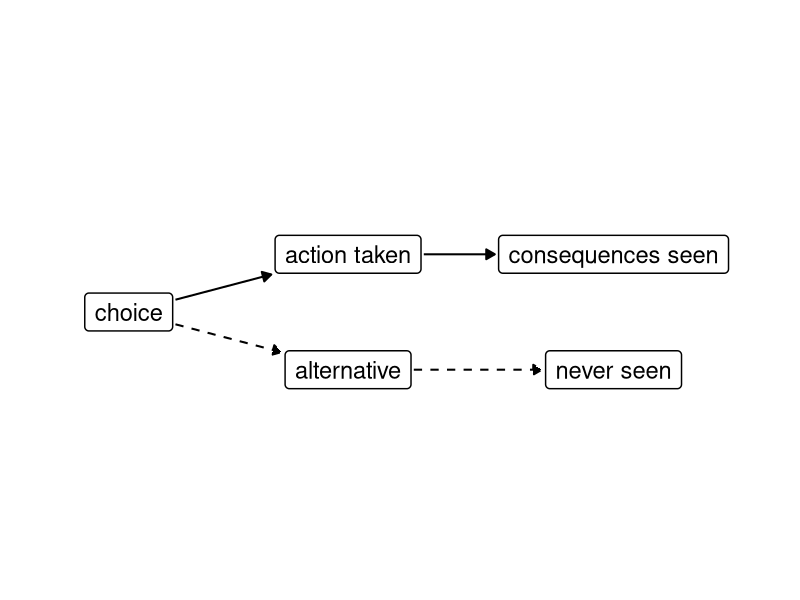
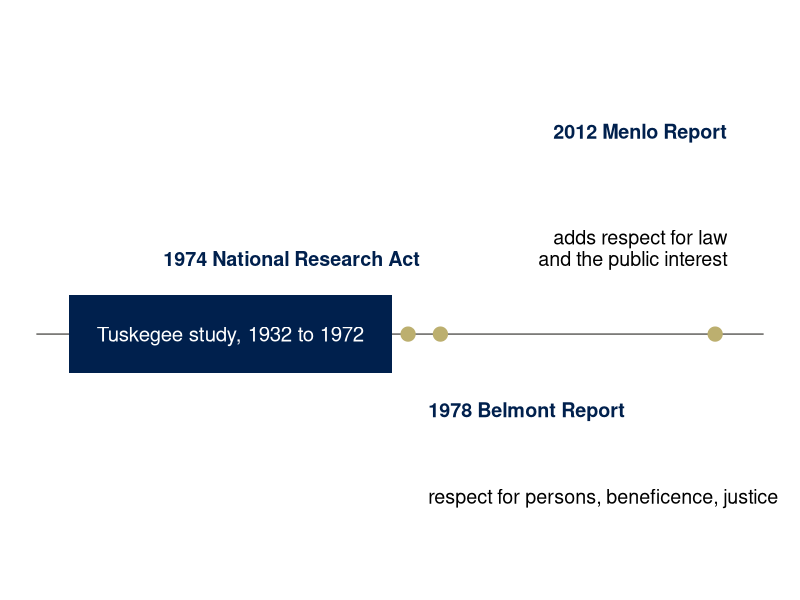
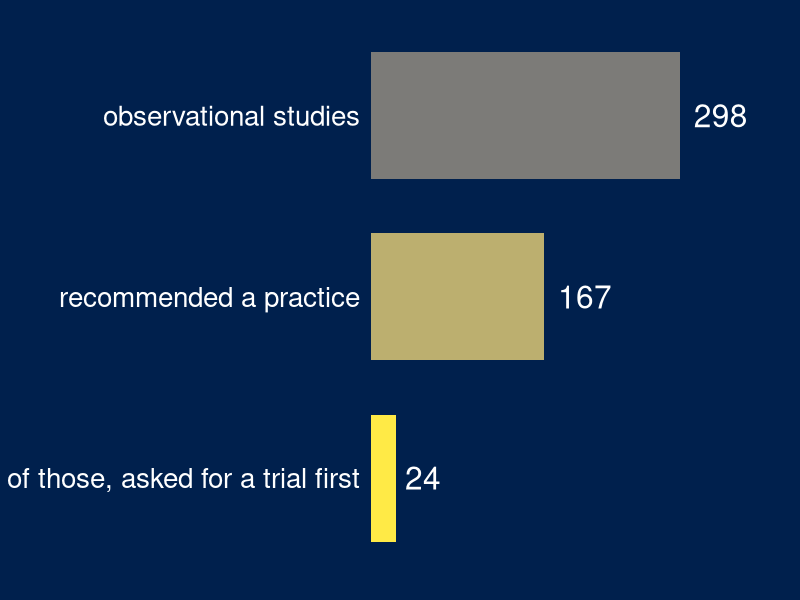
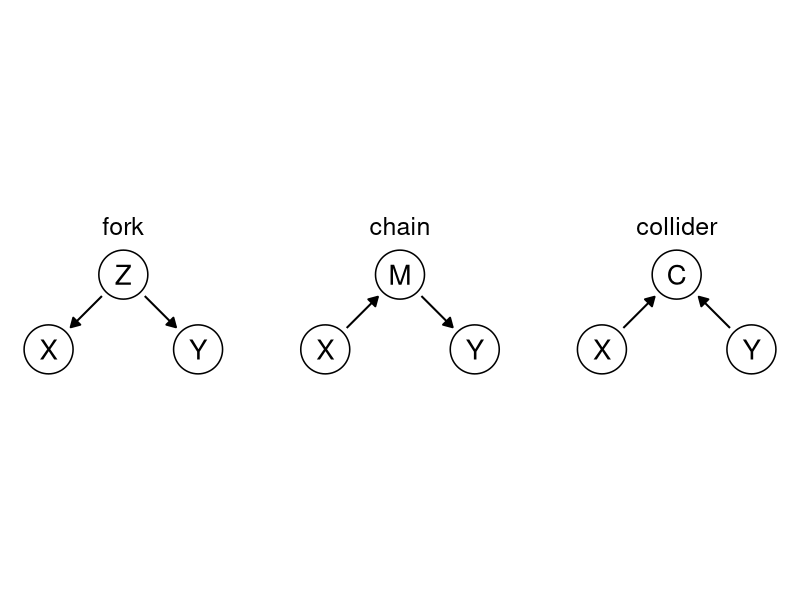
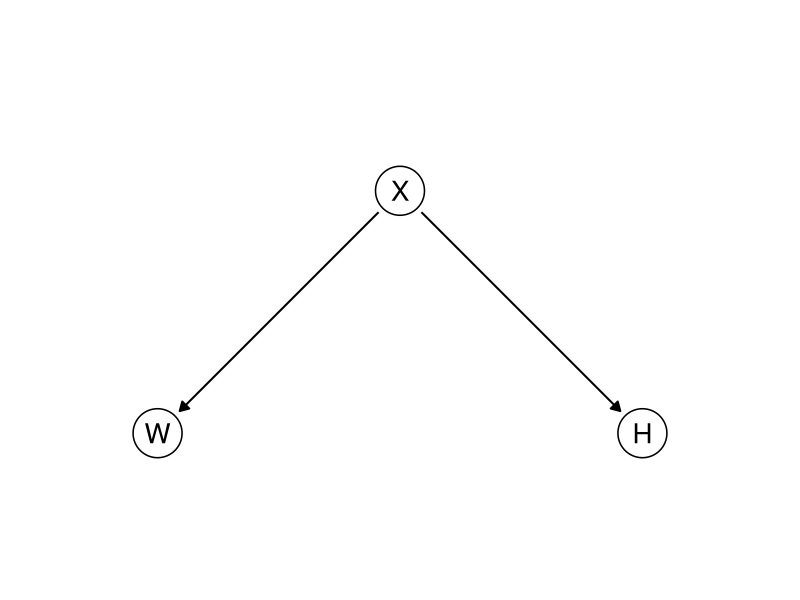
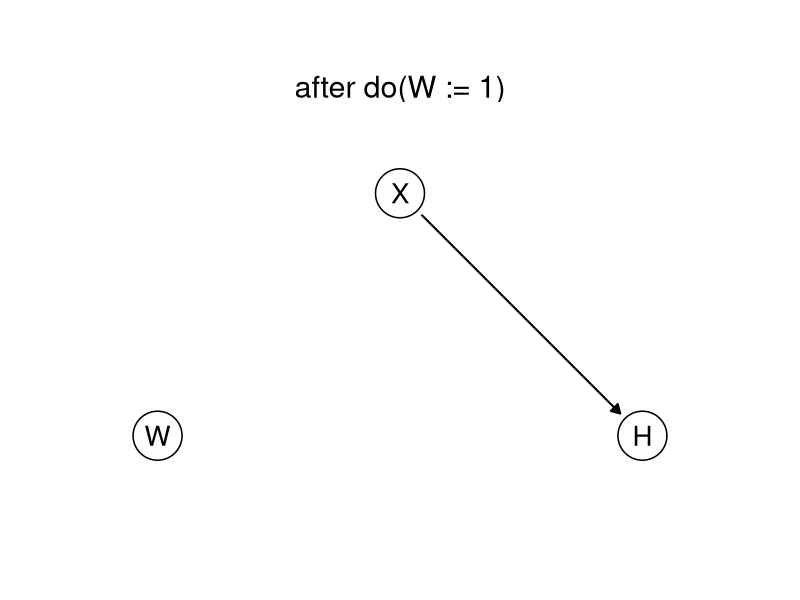
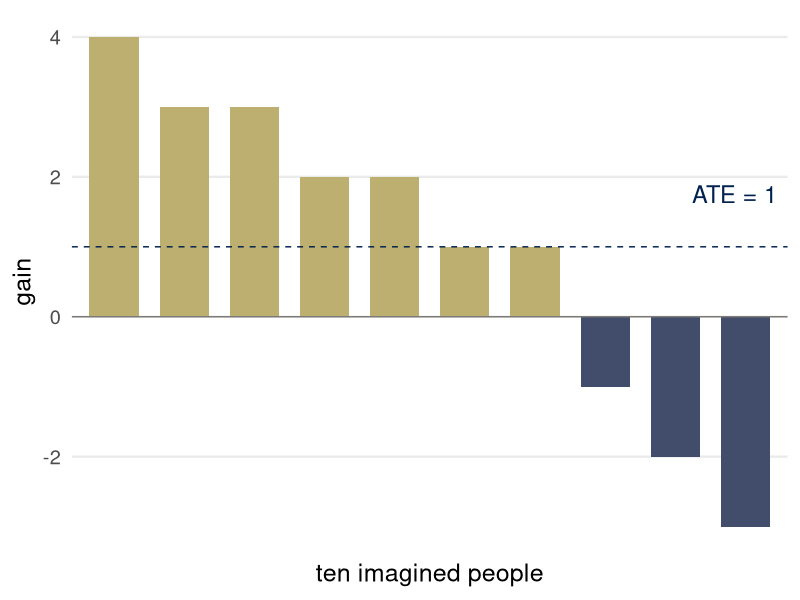
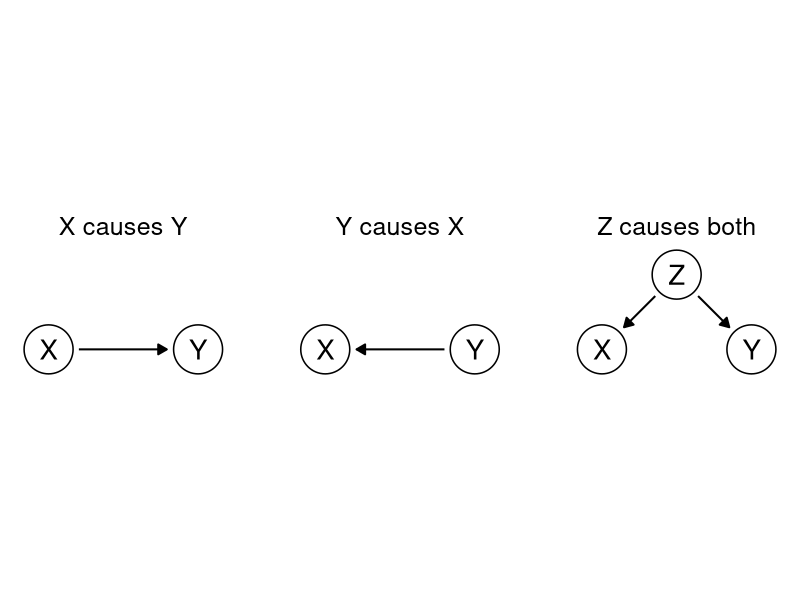

The R source for these figures, in order:
## ---- chunk 1
library(ggplot2)
library(dplyr)
theme_set(theme_minimal(base_size = 18))
set.seed(313)
# cividis: navy, slate, gray, khaki, gold, yellow (viridisLite::cividis(9)[c(1, 3, 5, 6, 7, 9)])
navy <- "#00204D"; slate <- "#414D6B"; cgray <- "#7C7B78"; khaki <- "#9B9477"; gold <- "#BCAF6F"; yellow <- "#FFEA46"
two <- c(navy, gold)               # the two groups, wherever there are two
# charts on dark (.inverse) slides: white text on the navy background, yellow and gold for the two groups
dark <- theme(text = element_text(color = "white"), axis.text = element_text(color = "white"),
              legend.text = element_text(color = "white"), plot.title = element_text(color = "white"),
              panel.grid.major = element_line(color = slate), panel.grid.minor = element_blank(),
              plot.background = element_rect(fill = navy, color = NA),
              panel.background = element_rect(fill = navy, color = NA),
              legend.background = element_rect(fill = navy, color = NA),
              legend.key = element_rect(fill = navy, color = NA))
two_dark <- c(yellow, gold)

# Causal graphs. Nodes are letters in circles, or words in boxes (boxes = TRUE).
# A node's size is fixed on the page, in inches, while the figure's size decides how
# many inches a data unit is. draw_dag measures both on the graphics device open when it
# is called (in a rendered document, the chunk's figure) and stops every arrow `gap`
# inches short of the two nodes it joins. Arrows listed in `dashed` are dashed; arrows
# listed in `highlight` are gold. One panel per value of `panel`.
draw_dag <- function(nodes, edges, dashed = character(0), highlight = character(0), boxes = FALSE,
                     text_size = 7, xlim = c(-0.5, 2.5), ylim = c(-0.4, 1.4), strip_size = 18,
                     gap = 0.05) {
  if (!"panel" %in% names(nodes)) { nodes$panel <- ""; edges$panel <- "" }
  pad <- unit(0.35, "lines"); border <- 0.5; dot <- 16; stroke <- 0.8; lw <- c(black = 0.7, gold = 1.5)
  p <- ggplot() +
    facet_wrap(~ panel, nrow = 1) +
    coord_fixed(xlim = xlim, ylim = ylim) +
    theme_void() +
    theme(strip.text = element_text(size = strip_size), panel.spacing = unit(1.5, "lines"))
  p <- if (boxes) {
    p + geom_label(data = nodes, aes(x, y, label = name), size = text_size, label.size = border,
                   label.padding = pad)
  } else {
    p + geom_point(data = nodes, aes(x, y), size = dot, shape = 21, fill = "white", stroke = stroke) +
      geom_text(data = nodes, aes(x, y, label = name), size = text_size, parse = TRUE)
  }
  # Inches per data unit: the panels share what the strips and spacing leave of the figure.
  inch <- function(u, f) f(u, "in", valueOnly = TRUE)
  g <- ggplotGrob(p)
  pp <- ggplot_build(p)$layout$panel_params[[1]]
  per_unit <- min((dev.size("in")[1] - sum(inch(g$widths, grid::convertWidth))) /
                    (length(unique(nodes$panel)) * diff(pp$x.range)),
                  (dev.size("in")[2] - sum(inch(g$heights, grid::convertHeight))) / diff(pp$y.range))
  # Half the width and half the height of each node, outline included, in data units.
  if (boxes) {
    text <- lapply(as.character(nodes$name), grid::textGrob, gp = grid::gpar(fontsize = text_size * .pt))
    nodes$hw <- (sapply(text, \(t) inch(grid::grobWidth(t), grid::convertWidth)) / 2 +
                   inch(pad, grid::convertWidth) + border * .pt / 96 / 2) / per_unit
    nodes$hh <- (sapply(text, \(t) inch(grid::grobHeight(t), grid::convertHeight)) / 2 +
                   inch(pad, grid::convertHeight) + border * .pt / 96 / 2) / per_unit
  } else {
    # R draws a circle of radius 0.375 times its font size (shape 21)
    nodes$hw <- nodes$hh <- (0.375 * (dot * .pt + stroke * .stroke / 2) / 72 +
                               stroke * .stroke / 2 / 96 / 2) / per_unit
  }
  e <- edges |>
    left_join(nodes, by = c("panel", "from" = "name")) |>
    rename(x0 = x, y0 = y, hw0 = hw, hh0 = hh) |>
    left_join(nodes, by = c("panel", "to" = "name")) |>
    mutate(dx = x - x0, dy = y - y0, len = sqrt(dx^2 + dy^2), ux = dx / len, uy = dy / len,
           col = ifelse(paste(from, to) %in% highlight, "#BCAF6F", "black"),
           style = ifelse(paste(from, to) %in% dashed, "dashed", "solid"),
           # the start clears the node by gap; the end by gap and half the arrow's line width,
           # which the rounded tip adds
           g0 = gap / per_unit,
           g1 = (gap + ifelse(col == "black", lw[["black"]], lw[["gold"]]) * .pt / 96 / 2) / per_unit,
           # distance from a node's center, along the arrow, to the node's outline grown by g
           s0 = if (boxes) pmin((hw0 + g0) / pmax(abs(ux), 1e-9), (hh0 + g0) / pmax(abs(uy), 1e-9)) else hw0 + g0,
           s1 = if (boxes) pmin((hw + g1) / pmax(abs(ux), 1e-9), (hh + g1) / pmax(abs(uy), 1e-9)) else hw + g1,
           xs = x0 + s0 * ux, ys = y0 + s0 * uy, xe = x - s1 * ux, ye = y - s1 * uy)
  p + geom_segment(data = e, aes(x = xs, y = ys, xend = xe, yend = ye, linetype = style, color = col),
                   arrow = arrow(length = unit(0.25, "cm"), type = "closed"),
                   linewidth = ifelse(e$col == "black", lw[["black"]], lw[["gold"]]), show.legend = FALSE) +
    scale_linetype_identity() + scale_color_identity()
}
## ---- chunk 2
draw_dag(data.frame(name = c("choice", "action taken", "alternative", "consequences seen", "never seen"),
                    x = c(0, 1.9, 1.9, 4.2, 4.2), y = c(0.5, 1, 0, 1, 0)),
         data.frame(from = c("choice", "choice", "action taken", "alternative"),
                    to = c("action taken", "alternative", "consequences seen", "never seen")),
         dashed = c("choice alternative", "alternative never seen"),
         boxes = TRUE, text_size = 6, xlim = c(-0.8, 5.5), ylim = c(-0.3, 1.3))
## ---- chunk 3
lab <- data.frame(
  x     = c(1975.5, 1976.5, 1976.5, 2013.5, 2013.5),
  y     = c(0.3, -0.3, -0.68, 0.86, 0.3),
  label = c("1974 National Research Act", "1978 Belmont Report", "respect for persons, beneficence, justice",
            "2012 Menlo Report", "adds respect for law\nand the public interest"),
  hj    = c(1, 0, 0, 1, 1), vj = c(0, 1, 1, 0, 0),
  bold  = c(TRUE, TRUE, FALSE, TRUE, FALSE))
ggplot() +
  annotate("segment", x = 1928, xend = 2018, y = 0, yend = 0, color = cgray, linewidth = 0.6) +
  annotate("rect", xmin = 1932, xmax = 1972, ymin = -0.17, ymax = 0.17, fill = navy) +
  annotate("text", x = 1952, y = 0, label = "Tuskegee study, 1932 to 1972", color = "white", size = 5.2) +
  annotate("point", x = c(1974, 1978, 2012), y = 0, size = 4.5, color = gold) +
  geom_text(data = lab, aes(x, y, label = label, hjust = hj, vjust = vj,
                            fontface = ifelse(bold, "bold", "plain"), color = ifelse(bold, navy, "black")),
            size = 5, lineheight = 0.9) +
  scale_color_identity() +
  coord_cartesian(xlim = c(1928, 2018), ylim = c(-1.05, 1.35), clip = "off") +
  theme_void()
## ---- chunk 4
prasad <- data.frame(label = c("observational studies", "recommended a practice", "of those, asked for a trial first"),
                     n = c(298, 167, 24))
prasad$label <- factor(prasad$label, levels = rev(prasad$label))
ggplot(prasad, aes(n, label, fill = label)) +
  geom_col(width = 0.7, show.legend = FALSE) +
  geom_text(aes(label = n), hjust = -0.25, color = "white", size = 8) +
  scale_fill_manual(values = setNames(c(cgray, gold, yellow), levels(prasad$label)[3:1])) +
  scale_x_continuous(limits = c(0, 360), expand = c(0, 0)) +
  coord_cartesian(clip = "off") +
  labs(x = NULL, y = NULL) +
  dark +
  theme(axis.text.x = element_blank(), panel.grid.major = element_blank(), panel.grid.minor = element_blank(),
        axis.text.y = element_text(size = 20, color = "white"), plot.margin = margin(5, 40, 5, 5))
## ---- chunk 5
shapes <- c("fork", "chain", "collider")
nodes <- data.frame(panel = rep(shapes, each = 3),
                    name = c("Z", "X", "Y", "M", "X", "Y", "C", "X", "Y"),
                    x = rep(c(1, 0, 2), 3), y = rep(c(1, 0, 0), 3))
edges <- data.frame(panel = rep(shapes, each = 2),
                    from = c("Z", "Z", "X", "M", "X", "Y"),
                    to = c("X", "Y", "M", "Y", "C", "C"))
nodes$panel <- factor(nodes$panel, levels = shapes); edges$panel <- factor(edges$panel, levels = shapes)
draw_dag(nodes, edges)
## ---- chunk 6
draw_dag(data.frame(name = c("X", "W", "H"), x = c(1, 0, 2), y = c(1, 0, 0)),
         data.frame(from = c("X", "X"), to = c("W", "H")), ylim = c(-0.35, 1.35))
## ---- chunk 7
draw_dag(data.frame(panel = "after do(W := 1)", name = c("X", "W", "H"), x = c(1, 0, 2), y = c(1, 0, 0)),
         data.frame(panel = "after do(W := 1)", from = "X", to = "H"), strip_size = 22,
         ylim = c(-0.3, 1.3))
## ---- chunk 8
gains <- data.frame(person = factor(1:10), effect = c(4, 3, 3, 2, 2, 1, 1, -1, -2, -3))
ggplot(gains, aes(person, effect, fill = effect > 0)) +
  geom_col(width = 0.7, show.legend = FALSE) +
  geom_hline(yintercept = 0, color = cgray) +
  geom_hline(yintercept = mean(gains$effect), linetype = "dashed", color = navy) +
  annotate("text", x = 10.45, y = 1.75, label = "ATE = 1", hjust = 1, color = navy, size = 6) +
  scale_fill_manual(values = c(`TRUE` = gold, `FALSE` = slate)) +
  labs(x = "ten imagined people", y = "gain") +
  theme(panel.grid.major.x = element_blank(), panel.grid.minor = element_blank(), axis.text.x = element_blank())
## ---- chunk 9
pics <- c("X causes Y", "Y causes X", "Z causes both")
nodes <- data.frame(panel = c(pics[1], pics[1], pics[2], pics[2], pics[3], pics[3], pics[3]),
                    name = c("X", "Y", "X", "Y", "Z", "X", "Y"),
                    x = c(0, 2, 0, 2, 1, 0, 2), y = c(0, 0, 0, 0, 1, 0, 0))
edges <- data.frame(panel = c(pics[1], pics[2], pics[3], pics[3]),
                    from = c("X", "Y", "Z", "Z"), to = c("Y", "X", "X", "Y"))
nodes$panel <- factor(nodes$panel, levels = pics); edges$panel <- factor(edges$panel, levels = pics)
draw_dag(nodes, edges)
## ---- chunk 10
draw_dag(data.frame(name = c("worked last year", "attended", "in work"),
                    x = c(1.35, 0, 2.7), y = c(1, 0, 0), panel = ""),
         data.frame(from = character(0), to = character(0), panel = character(0)),
         boxes = TRUE, text_size = 6,
         xlim = c(-1.2, 3.9), ylim = c(-0.25, 1.25))
## ---- chunk 11
draw_dag(data.frame(name = c("worked last year", "attended", "in work"),
                    x = c(1.35, 0, 2.7), y = c(1, 0, 0)),
         data.frame(from = c("worked last year", "worked last year", "attended"),
                    to = c("attended", "in work", "in work")),
         highlight = "attended in work", boxes = TRUE, text_size = 6,
         xlim = c(-1.2, 3.9), ylim = c(-0.25, 1.25))
## ---- chunk 12
draw_dag(data.frame(name = c("Z", "X", "Y"), x = c(1, 0, 2), y = c(1, 0, 0)),
         data.frame(from = c("Z", "Z", "X"), to = c("X", "Y", "Y")))
## ---- chunk 13
draw_dag(data.frame(name = c("Z", "U", "X", "Y"), x = c(0.4, 1.6, 0, 2), y = c(1.1, 1.1, 0, 0)),
         data.frame(from = c("Z", "Z", "U", "U", "X"), to = c("X", "Y", "X", "Y", "Y")),
         dashed = c("U X", "U Y"))
## ---- chunk 14
# dev.args draws pi in MathJax_Math, the TeX italic of an older MathJax, so that it looks
# like the pi in the formulas. Where that font is missing, the system substitutes another.
loop_boxes <- data.frame(x = c(0, 3), y = c(0, 0), label = c("atop(agent, policy~pi)", "environment"))
loop_top <- data.frame(x = 0.62, y = 0.28, xend = 2.28, yend = 0.28)
loop_bottom <- data.frame(x = 2.28, y = -0.28, xend = 0.62, yend = -0.28)
loop_text <- data.frame(x = c(1.45, 1.45), y = c(1.12, -1.12),
                        label = c("action~italic(A)", "state~italic(S)*','~reward~italic(R)"))
ggplot() +
  geom_curve(data = loop_top, aes(x = x, y = y, xend = xend, yend = yend), curvature = -0.35,
             arrow = arrow(length = unit(0.3, "cm"), type = "closed"), linewidth = 0.8) +
  geom_curve(data = loop_bottom, aes(x = x, y = y, xend = xend, yend = yend), curvature = -0.35,
             arrow = arrow(length = unit(0.3, "cm"), type = "closed"), linewidth = 0.8) +
  geom_label(data = loop_boxes, aes(x, y, label = label), parse = TRUE, size = 7,
             label.padding = unit(0.6, "lines"), label.size = 0.6) +
  geom_text(data = loop_text, aes(x, y, label = label), parse = TRUE, size = 6.5) +
  coord_cartesian(xlim = c(-0.9, 3.9), ylim = c(-1.3, 1.3)) +
  theme_void()
## ---- chunk 15
panels <- c("cleans", "closes its eyes", "covers the mess")
room <- data.frame(panel = factor(panels, levels = panels))
cone <- do.call(rbind, lapply(panels[c(1, 3)], function(p)
  data.frame(panel = p, x = c(2.6, 9.6, 9.6), y = c(2.3, 7.4, 3.0))))
mess <- data.frame(panel = rep(panels[2:3], each = 2), x = c(7.6, 8.4, 7.6, 8.4), y = c(5.0, 4.3, 5.0, 4.3))
cover <- data.frame(panel = panels[3], xmin = 6.5, xmax = 9.7, ymin = 3.2, ymax = 6.1)
caption <- data.frame(panel = panels, x = 5, y = -1.6,
                      label = c("italic(R)==1*', room clean'", "italic(R)==1*', room dirty'", "italic(R)==1*', room dirty'"))
for (d in c("cone", "mess", "cover", "caption")) {
  z <- get(d); z$panel <- factor(z$panel, levels = panels); assign(d, z)
}
ggplot() +
  geom_rect(data = room, aes(xmin = 0, xmax = 10, ymin = 0, ymax = 8), fill = NA, color = slate, linewidth = 0.8) +
  geom_polygon(data = cone, aes(x, y), fill = gold, alpha = 0.5) +
  geom_point(data = mess, aes(x, y), size = 7, color = khaki) +
  geom_rect(data = cover, aes(xmin = xmin, xmax = xmax, ymin = ymin, ymax = ymax), fill = cgray, alpha = 0.8) +
  geom_point(data = data.frame(x = 2, y = 2), aes(x, y), size = 9, color = navy) +
  geom_text(data = caption, aes(x, y, label = label), parse = TRUE, size = 5.6) +
  facet_wrap(~ panel, nrow = 1) +
  coord_fixed(xlim = c(-0.3, 10.3), ylim = c(-2.4, 8.3)) +
  theme_void() + theme(strip.text = element_text(size = 17), panel.spacing = unit(1.5, "lines"))
## ---- chunk 16
skim <- data.frame(group = factor(rep(c("worked last year", "did not"), 2), levels = c("worked last year", "did not")),
                   panel = factor(rep(c("R", "U"), each = 2), levels = c("R", "U"),
                                  labels = c("italic(R)*':'~placement~rate", "italic(U)*':'~extra~people~'in'~work")),
                   value = c(70, 40, 6, 26), shown = c("70%", "40%", "6", "26"))
ggplot(skim, aes(group, value, fill = group)) +
  geom_col(width = 0.6, show.legend = FALSE) +
  geom_text(aes(label = shown), vjust = -0.4, size = 6) +
  facet_wrap(~ panel, scales = "free_y", labeller = label_parsed) +
  scale_fill_manual(values = two) +
  scale_y_continuous(expand = expansion(mult = c(0, 0.3))) +
  coord_cartesian(clip = "off") +
  labs(x = "the 100 people sent", y = NULL, caption = "invented numbers: the variant job center") +
  theme(axis.text.y = element_blank(), panel.grid.major = element_blank(), panel.grid.minor = element_blank(),
        strip.text = element_text(size = 17, margin = margin(b = 12)), axis.title.x = element_text(size = 15),
        plot.caption = element_text(size = 12, color = cgray))
